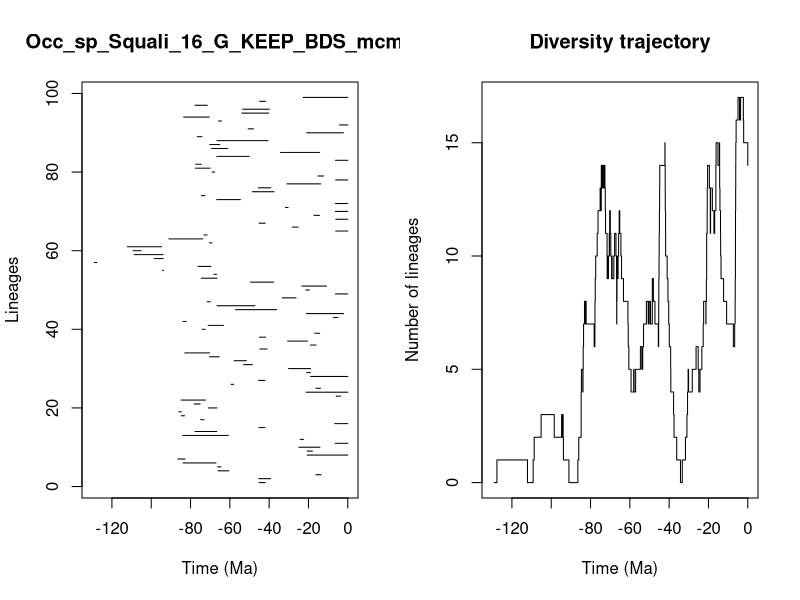

Recreate this plot in R.


pdf(file='../Results/Species/5_MA_bins_EP/pyrate_mcmc_logs/Occ_sp_Squali_16_G_KEEP_BDS_mcmc_LTT.pdf',width=0.6*20, height=0.6*10)
title = "Occ_sp_Squali_16_G_KEEP_BDS_mcmc"
ts=c(45.08160674310593, 45.29293873299326,16.23885566827417,65.9803447110318,66.18398781126162,83.73692992573702,86.45993293433807,20.659019465996078,20.632633289789133,24.90006556790541,6.4399722865597155,24.281774528412857,83.94460727294573,77.74381994719347,45.252032667528155,6.674075092037659,74.84712773521468,84.78777990617917,85.99098348828403,70.87533379955507,78.1602635927127,84.7762232106367,5.93552543312918,21.260305433628304,16.232924105962297,59.38091271844514,45.34327324487555,18.919121730358555,20.915203221951842,30.129857994710964,53.02741450706884,57.84201144121944,70.34552272046683,82.92060019755985,44.785538268677634,19.075849917076113,30.64129546491172,44.963827213117426,16.838077619859423,74.16080146100782,71.02361989997684,83.81992259268333,7.338658590881442,21.056845334554485,57.05925274819946,66.54247403613286,71.53475116035713,33.31668353454262,6.268865185641272,21.335696660336648,23.365182913230303,49.47217506994613,74.53787491582213,68.13963581240911,94.30978314952027,76.18345783879819,129.01866138671213,98.46645876067839,108.66613370196517,109.20073311514913,112.08699210240081,70.39533612781257,91.00642293932773,73.2152877555113,6.122172934429616,28.248627920841013,45.14708221535485,6.089282878709473,17.219181532735707,6.387535651411375,31.698470540079647,6.251281610810074,66.69070638785043,74.41069181976576,48.57883543212612,45.51534381063378,30.954340095528767,6.16490904039498,15.159532142252989,69.0059723848678,77.59822487307378,77.36600474945607,6.287719625566706,66.63704491116859,34.23949927375908,69.27926738120617,70.23253835463203,66.5428642403942,76.61141805311824,20.90987221696426,50.67344525735151,4.208998322788647,65.71284047744506,83.5449417393466,53.92111906888016,53.44444690232603,77.77610998350953,44.854260385875975,22.677864833218674)
te=c(42.02202401983698, 39.23468224214545,13.60593980353397,60.514695875120935,64.53917953080288,67.0556653936626,82.76199771678509,0.0,18.016740975975996,14.155401364263199,0.0,22.45496639027058,60.80705127607548,66.70610983773116,42.15912253735824,0.0,73.1006400034723,83.07510590789578,84.64852167572488,66.57429941666209,75.12802855756655,72.36436554227372,3.6431967188726166,0.0,13.872336690210192,58.06683478378615,42.100552660545965,0.0,19.07622223359107,18.91130972252124,48.56576402842674,51.59298383017659,65.43071852303099,70.27928105509032,41.017259315657796,16.124190054410285,20.432995235293323,41.81849252791655,14.30578329747394,72.50066707856111,63.238253733037375,82.21729771211352,4.9773465925355564,2.0924744024250908,36.166848555737516,47.23853880123666,69.9371816859312,26.307979900301554,0.0,19.54139179834965,10.762541005898532,37.75010679954081,66.48915397361675,66.78216565927964,93.79282433527099,69.68580099775068,127.62247449730725,93.9597052460571,93.93050447928985,105.14672634044945,94.73759132398065,69.04653768598672,73.7633201381396,71.58990503929488,0.0,25.23107401327101,41.980528359140294,0.0,14.41135730558786,0.0,30.353607155024296,0.0,54.62964703971514,72.67921928018289,37.52041527294372,39.15248832334423,13.80762537377853,0.0,12.313390344011323,67.75667469631695,70.03611416931062,74.5226802126871,0.0,50.148363795265475,14.327237812736733,60.98085316005607,65.12562961977245,40.61572753858282,74.23052462197076,2.245115562254964,48.01432664560686,0.0,64.2262794354209,70.46762997998744,40.23279838722183,39.92931223791527,71.49530780673052,41.801969384629636,0.0)
div_traj=c(0, 1,0,1,2,3,2,3,2,3,2,1,0,1,2,3,4,5,4,5,6,7,8,7,8,7,6,7,8,9,10,11,12,13,12,13,14,13,14,13,14,13,14,13,12,11,10,9,10,9,10,11,10,11,12,11,12,11,10,9,10,9,10,11,10,9,8,7,8,9,8,9,10,9,10,11,12,11,10,9,8,7,6,5,4,5,4,5,6,5,6,7,8,7,8,7,8,9,8,7,6,7,8,9,10,11,12,13,14,15,14,13,12,11,10,9,8,7,6,5,4,3,2,1,0,1,2,3,4,5,4,5,6,5,4,5,6,7,8,7,8,9,10,11,12,13,14,13,12,11,12,13,12,11,12,13,14,15,14,15,14,13,12,11,10,9,8,7,6,7,8,9,10,11,12,13,14,15,16,17,16,17,16,15,14)
time_events=c(129.01866138671213, 127.62247449730725,112.08699210240081,109.20073311514913,108.66613370196517,105.14672634044945,98.46645876067839,94.73759132398065,94.30978314952027,93.9597052460571,93.93050447928985,93.79282433527099,91.00642293932773,86.45993293433807,85.99098348828403,84.78777990617917,84.7762232106367,84.64852167572488,83.94460727294573,83.81992259268333,83.73692992573702,83.5449417393466,83.07510590789578,82.92060019755985,82.76199771678509,82.21729771211352,78.1602635927127,77.77610998350953,77.74381994719347,77.59822487307378,77.36600474945607,76.61141805311824,76.18345783879819,75.12802855756655,74.84712773521468,74.53787491582213,74.5226802126871,74.41069181976576,74.23052462197076,74.16080146100782,73.7633201381396,73.2152877555113,73.1006400034723,72.67921928018289,72.50066707856111,72.36436554227372,71.58990503929488,71.53475116035713,71.49530780673052,71.02361989997684,70.87533379955507,70.46762997998744,70.39533612781257,70.34552272046683,70.27928105509032,70.23253835463203,70.03611416931062,69.9371816859312,69.68580099775068,69.27926738120617,69.04653768598672,69.0059723848678,68.13963581240911,67.75667469631695,67.0556653936626,66.78216565927964,66.70610983773116,66.69070638785043,66.63704491116859,66.57429941666209,66.5428642403942,66.54247403613286,66.48915397361675,66.18398781126162,65.9803447110318,65.71284047744506,65.43071852303099,65.12562961977245,64.53917953080288,64.2262794354209,63.238253733037375,60.98085316005607,60.80705127607548,60.514695875120935,59.38091271844514,58.06683478378615,57.84201144121944,57.05925274819946,54.62964703971514,53.92111906888016,53.44444690232603,53.02741450706884,51.59298383017659,50.67344525735151,50.148363795265475,49.47217506994613,48.57883543212612,48.56576402842674,48.01432664560686,47.23853880123666,45.51534381063378,45.34327324487555,45.29293873299326,45.252032667528155,45.14708221535485,45.08160674310593,44.963827213117426,44.854260385875975,44.785538268677634,42.15912253735824,42.100552660545965,42.02202401983698,41.980528359140294,41.81849252791655,41.801969384629636,41.017259315657796,40.61572753858282,40.23279838722183,39.92931223791527,39.23468224214545,39.15248832334423,37.75010679954081,37.52041527294372,36.166848555737516,34.23949927375908,33.31668353454262,31.698470540079647,30.954340095528767,30.64129546491172,30.353607155024296,30.129857994710964,28.248627920841013,26.307979900301554,25.23107401327101,24.90006556790541,24.281774528412857,23.365182913230303,22.677864833218674,22.45496639027058,21.335696660336648,21.260305433628304,21.056845334554485,20.915203221951842,20.90987221696426,20.659019465996078,20.632633289789133,20.432995235293323,19.54139179834965,19.07622223359107,19.075849917076113,18.919121730358555,18.91130972252124,18.016740975975996,17.219181532735707,16.838077619859423,16.23885566827417,16.232924105962297,16.124190054410285,15.159532142252989,14.41135730558786,14.327237812736733,14.30578329747394,14.155401364263199,13.872336690210192,13.80762537377853,13.60593980353397,12.313390344011323,10.762541005898532,7.338658590881442,6.674075092037659,6.4399722865597155,6.387535651411375,6.287719625566706,6.268865185641272,6.251281610810074,6.16490904039498,6.122172934429616,6.089282878709473,5.93552543312918,4.9773465925355564,4.208998322788647,3.6431967188726166,2.245115562254964,2.0924744024250908,0.0)
                par(mfrow=c(1,2))
                L = length(ts)
                plot(ts, 1:L , xlim=c(-max(ts)-1,0), pch=20, type="n", main=title,xlab="Time (Ma)",ylab="Lineages")
                for (i in 1:L){segments(x0=-te[i],y0=i,x1=-ts[i],y1=i)}    
                t = -time_events
                plot(div_traj ~ t,type="s", main = "Diversity trajectory",xlab="Time (Ma)",ylab="Number of lineages",xlim=c(-max(ts)-1,0))
                abline(v=c(65,200,251,367,445),lty=2,col="gray")
                
